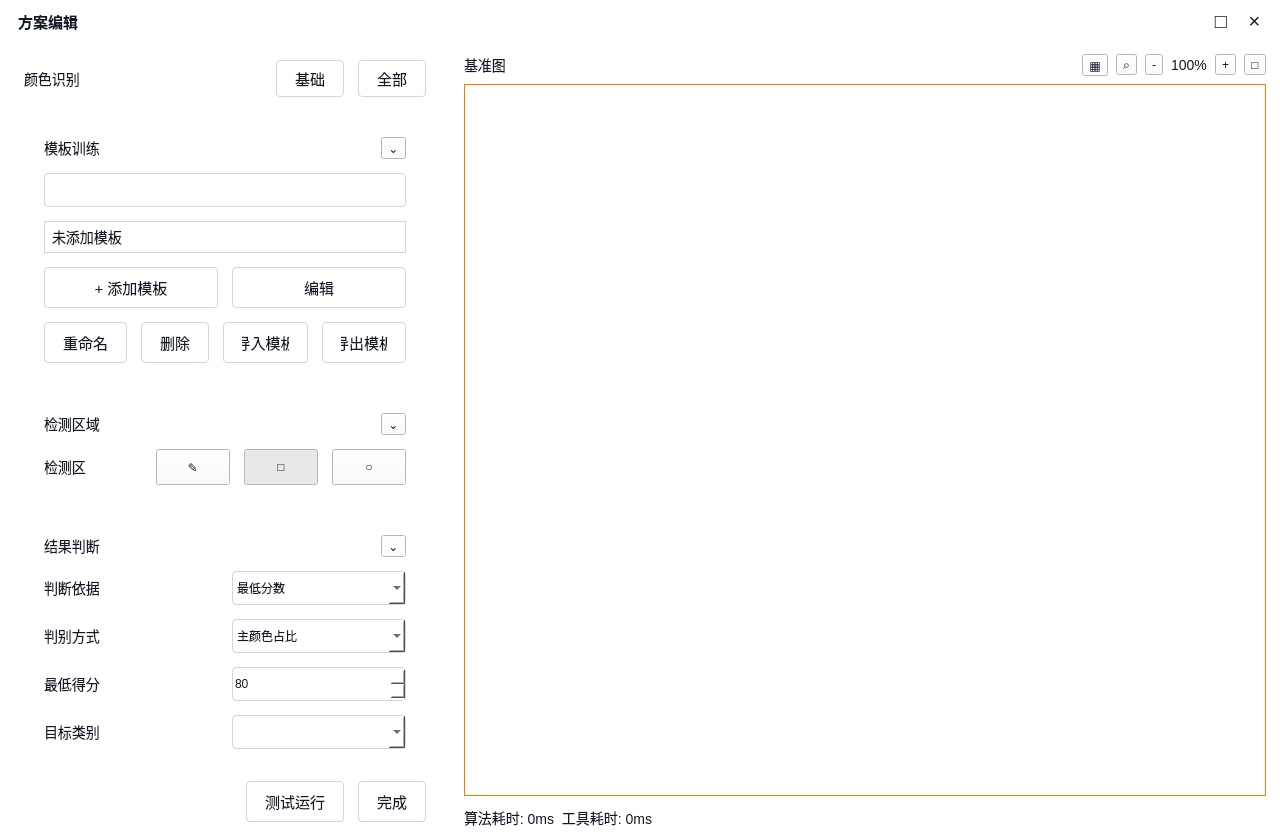
<?xml version="1.0" encoding="UTF-8"?>
<ui version="4.0">
 <class>ColorRecognitionDialog</class>
 <widget class="QDialog" name="ColorRecognitionDialog">
  <property name="geometry">
   <rect>
    <x>0</x>
    <y>0</y>
    <width>1280</width>
    <height>760</height>
   </rect>
  </property>
  <property name="windowTitle">
   <string>方案编辑 - 颜色识别</string>
  </property>
  <property name="styleSheet">
   <string notr="true">QDialog { background:#ffffff; color:#111827; }
QWidget { background:#ffffff; color:#111827; }
QFrame#headerFrame, QFrame#leftPanel, QFrame#previewPanel { background:#ffffff; color:#111827; }
QFrame[panelRole="configCard"] { background:#ffffff; color:#111827; border:1px solid #cfd6df; border-radius:6px; }
QLabel { background:#ffffff; color:#111827; font-size:14px; }
QLabel[role="cardTitle"] { background:#ffffff; color:#111827; font-size:17px; font-weight:700; }
QLabel[role="rowField"] { background:#ffffff; color:#111827; font-size:14px; }
QLabel#viewerTitleLabel, QLabel#viewerStatusLabel, QLabel#viewerZoomLabel { background:#ffffff; color:#111827; }
QPushButton { background:#ffffff; color:#111827; border:1px solid #cfd6df; border-radius:4px; padding:8px 18px; font-size:15px; }
QPushButton#finishButton, QPushButton#testRunButton, QPushButton[actionRole="secondary"], QPushButton[actionRole="plain"] { background:#ffffff; color:#111827; border:1px solid #cfd6df; border-radius:4px; }
QPushButton[actionRole="plain"] { padding:6px 12px; }
QPushButton#basicSegmentButton, QPushButton#allSegmentButton { background:#ffffff; color:#111827; border:1px solid #cfd6df; padding:6px 18px; }
QPushButton#basicSegmentButton:checked, QPushButton#allSegmentButton:checked { background:#ffffff; color:#111827; border-color:#ff7a00; }
QToolButton[role="collapseCard"] { background:#ffffff; border:1px solid #cfd6df; color:#111827; font-size:18px; min-width:50px; min-height:40px; }
QToolButton[actionRole="toolbarIcon"], QToolButton#viewerGridButton, QToolButton#viewerZoomSearchButton, QToolButton#viewerZoomOutButton, QToolButton#viewerZoomInButton, QToolButton#viewerFullButton { background:#ffffff; border:1px solid #cfd6df; border-radius:4px; color:#111827; min-width:34px; min-height:32px; }
QToolButton[actionRole="toolbarIcon"]:checked { background:#ffffff; border-color:#ff7a00; color:#111827; }
QListWidget, QComboBox, QSpinBox, QLineEdit { background:#ffffff; border:1px solid #cfd6df; border-radius:4px; min-height:32px; color:#111827; }
QListWidget#templateListWidget { font-size:14px; }
QComboBox QAbstractItemView, QListWidget::item { background:#ffffff; color:#111827; selection-background-color:#ffffff; selection-color:#111827; outline:0; }
QPushButton:disabled, QToolButton:disabled, QComboBox:disabled, QSpinBox:disabled, QLineEdit:disabled { background:#ffffff; color:#111827; border-color:#d7dde6; }
QGraphicsView { border:1px solid #ff7a00; background:#ffffff; color:#111827; }</string>
  </property>
  <layout class="QVBoxLayout" name="rootLayout">
   <property name="spacing"><number>0</number></property>
   <property name="leftMargin"><number>0</number></property>
   <property name="topMargin"><number>0</number></property>
   <property name="rightMargin"><number>0</number></property>
   <property name="bottomMargin"><number>0</number></property>
   <item>
    <widget class="QFrame" name="headerFrame">
     <property name="minimumSize">
      <size><width>0</width><height>42</height></size>
     </property>
     <layout class="QHBoxLayout" name="headerLayout">
      <property name="leftMargin"><number>18</number></property>
      <property name="rightMargin"><number>12</number></property>
      <item>
       <widget class="QLabel" name="headerTitleLabel">
        <property name="styleSheet"><string notr="true">background:#ffffff; color:#111827; font-size:15px; font-weight:600;</string></property>
        <property name="text"><string>方案编辑</string></property>
       </widget>
      </item>
      <item>
       <spacer name="headerSpacer">
        <property name="orientation"><enum>Qt::Horizontal</enum></property>
        <property name="sizeHint" stdset="0"><size><width>40</width><height>20</height></size></property>
       </spacer>
      </item>
      <item>
       <widget class="QToolButton" name="headerMaximizeButton">
        <property name="styleSheet"><string notr="true">background:#ffffff; color:#111827; border:0; font-size:20px;</string></property>
        <property name="text"><string>□</string></property>
       </widget>
      </item>
      <item>
       <widget class="QToolButton" name="headerCloseButton">
        <property name="styleSheet"><string notr="true">background:#ffffff; color:#111827; border:0; font-size:20px;</string></property>
        <property name="text"><string>×</string></property>
       </widget>
      </item>
     </layout>
    </widget>
   </item>
   <item>
    <layout class="QHBoxLayout" name="contentLayout">
     <property name="spacing"><number>0</number></property>
     <item>
      <widget class="QFrame" name="leftPanel">
       <property name="minimumSize"><size><width>390</width><height>0</height></size></property>
       <property name="maximumSize"><size><width>450</width><height>16777215</height></size></property>
       <layout class="QVBoxLayout" name="leftLayout">
        <property name="leftMargin"><number>24</number></property>
        <property name="topMargin"><number>18</number></property>
        <property name="rightMargin"><number>24</number></property>
        <property name="bottomMargin"><number>18</number></property>
        <property name="spacing"><number>14</number></property>
        <item>
         <layout class="QHBoxLayout" name="titleLayout">
          <item>
           <widget class="QLabel" name="dialogTitleLabel">
            <property name="text"><string>颜色识别</string></property>
            <property name="role" stdset="0"><string>cardTitle</string></property>
           </widget>
          </item>
          <item>
           <spacer name="titleSpacer">
            <property name="orientation"><enum>Qt::Horizontal</enum></property>
            <property name="sizeHint" stdset="0"><size><width>40</width><height>20</height></size></property>
           </spacer>
          </item>
          <item>
           <widget class="QPushButton" name="basicSegmentButton">
            <property name="text"><string>基础</string></property>
            <property name="checkable"><bool>true</bool></property>
           </widget>
          </item>
          <item>
           <widget class="QPushButton" name="allSegmentButton">
            <property name="text"><string>全部</string></property>
            <property name="checkable"><bool>true</bool></property>
           </widget>
          </item>
         </layout>
        </item>
        <item>
         <widget class="QStackedWidget" name="colorParamsStackedWidget">
          <widget class="QWidget" name="basicParamsPage">
           <layout class="QVBoxLayout" name="basicParamsLayout">
            <property name="leftMargin"><number>0</number></property>
            <property name="topMargin"><number>8</number></property>
            <property name="rightMargin"><number>0</number></property>
            <property name="bottomMargin"><number>0</number></property>
            <property name="spacing"><number>14</number></property>
            <item>
             <widget class="QFrame" name="templateCard">
              <property name="panelRole" stdset="0"><string>configCard</string></property>
              <layout class="QVBoxLayout" name="templateLayout">
               <property name="leftMargin"><number>20</number></property>
               <property name="topMargin"><number>18</number></property>
               <property name="rightMargin"><number>20</number></property>
               <property name="bottomMargin"><number>18</number></property>
               <property name="spacing"><number>14</number></property>
               <item>
                <layout class="QHBoxLayout" name="templateHeaderLayout">
                 <item><widget class="QLabel" name="templateTitleLabel"><property name="text"><string>模板训练</string></property><property name="role" stdset="0"><string>cardTitle</string></property></widget></item>
                 <item><spacer name="templateHeaderSpacer"><property name="orientation"><enum>Qt::Horizontal</enum></property><property name="sizeHint" stdset="0"><size><width>40</width><height>20</height></size></property></spacer></item>
                 <item><widget class="QToolButton" name="templateCollapseButton"><property name="text"><string>⌄</string></property><property name="role" stdset="0"><string>collapseCard</string></property></widget></item>
                </layout>
               </item>
               <item><widget class="QListWidget" name="templateListWidget"><property name="minimumHeight"><number>232</number></property></widget></item>
	               <item>
	                <widget class="QLabel" name="activeTemplateSummaryLabel">
	                 <property name="text"><string>未添加模板</string></property>
	                 <property name="wordWrap"><bool>true</bool></property>
	                 <property name="minimumHeight"><number>28</number></property>
	                 <property name="styleSheet"><string notr="true">background:#ffffff; color:#111827; border:1px solid #cfd6df; padding:4px;</string></property>
	                </widget>
	               </item>
               <item>
                <layout class="QHBoxLayout" name="templateButtonLayout">
                 <item><widget class="QPushButton" name="addTemplateButton"><property name="text"><string>+ 添加模板</string></property><property name="actionRole" stdset="0"><string>secondary</string></property></widget></item>
                 <item><widget class="QPushButton" name="editTemplateButton"><property name="text"><string>编辑</string></property><property name="actionRole" stdset="0"><string>plain</string></property></widget></item>
                </layout>
               </item>
               <item>
               <layout class="QHBoxLayout" name="templateManageButtonLayout">
                 <item><widget class="QPushButton" name="renameTemplateButton"><property name="text"><string>重命名</string></property><property name="actionRole" stdset="0"><string>plain</string></property></widget></item>
                 <item><widget class="QPushButton" name="deleteTemplateButton"><property name="text"><string>删除</string></property><property name="actionRole" stdset="0"><string>plain</string></property></widget></item>
                 <item><widget class="QPushButton" name="importTemplateButton"><property name="text"><string>导入模板</string></property><property name="actionRole" stdset="0"><string>plain</string></property></widget></item>
                 <item><widget class="QPushButton" name="exportTemplateButton"><property name="text"><string>导出模板</string></property><property name="actionRole" stdset="0"><string>plain</string></property></widget></item>
                </layout>
               </item>
              </layout>
             </widget>
            </item>
            <item>
             <widget class="QFrame" name="regionCard">
              <property name="panelRole" stdset="0"><string>configCard</string></property>
              <layout class="QVBoxLayout" name="regionLayout">
               <property name="leftMargin"><number>20</number></property>
               <property name="topMargin"><number>18</number></property>
               <property name="rightMargin"><number>20</number></property>
               <property name="bottomMargin"><number>18</number></property>
               <property name="spacing"><number>14</number></property>
               <item>
                <layout class="QHBoxLayout" name="regionHeaderLayout">
                 <item><widget class="QLabel" name="regionTitleLabel"><property name="text"><string>检测区域</string></property><property name="role" stdset="0"><string>cardTitle</string></property></widget></item>
                 <item><spacer name="regionHeaderSpacer"><property name="orientation"><enum>Qt::Horizontal</enum></property><property name="sizeHint" stdset="0"><size><width>40</width><height>20</height></size></property></spacer></item>
                 <item><widget class="QToolButton" name="regionCollapseButton"><property name="text"><string>⌄</string></property><property name="role" stdset="0"><string>collapseCard</string></property></widget></item>
                </layout>
               </item>
               <item>
                <layout class="QHBoxLayout" name="regionButtonLayout">
                 <item><widget class="QLabel" name="regionLabel"><property name="minimumWidth"><number>118</number></property><property name="text"><string>检测区</string></property><property name="role" stdset="0"><string>rowField</string></property></widget></item>
                 <item><spacer name="regionButtonSpacer"><property name="orientation"><enum>Qt::Horizontal</enum></property><property name="sizeHint" stdset="0"><size><width>20</width><height>20</height></size></property></spacer></item>
                 <item><widget class="QToolButton" name="regionDrawButton"><property name="minimumSize"><size><width>74</width><height>36</height></size></property><property name="text"><string>✎</string></property><property name="checkable"><bool>true</bool></property><property name="actionRole" stdset="0"><string>toolbarIcon</string></property></widget></item>
                 <item><widget class="QToolButton" name="regionRectButton"><property name="minimumSize"><size><width>74</width><height>36</height></size></property><property name="text"><string>□</string></property><property name="checkable"><bool>true</bool></property><property name="checked"><bool>true</bool></property><property name="actionRole" stdset="0"><string>toolbarIcon</string></property></widget></item>
                 <item><widget class="QToolButton" name="regionCircleButton"><property name="minimumSize"><size><width>74</width><height>36</height></size></property><property name="text"><string>○</string></property><property name="checkable"><bool>true</bool></property><property name="actionRole" stdset="0"><string>toolbarIcon</string></property></widget></item>
                </layout>
               </item>
              </layout>
             </widget>
            </item>
            <item>
             <widget class="QFrame" name="judgeCard">
              <property name="panelRole" stdset="0"><string>configCard</string></property>
              <layout class="QVBoxLayout" name="judgeLayout">
               <property name="leftMargin"><number>20</number></property>
               <property name="topMargin"><number>18</number></property>
               <property name="rightMargin"><number>20</number></property>
               <property name="bottomMargin"><number>18</number></property>
               <property name="spacing"><number>14</number></property>
               <item>
                <layout class="QHBoxLayout" name="judgeHeaderLayout">
                 <item><widget class="QLabel" name="judgeTitleLabel"><property name="text"><string>结果判断</string></property><property name="role" stdset="0"><string>cardTitle</string></property></widget></item>
                 <item><spacer name="judgeHeaderSpacer"><property name="orientation"><enum>Qt::Horizontal</enum></property><property name="sizeHint" stdset="0"><size><width>40</width><height>20</height></size></property></spacer></item>
                 <item><widget class="QToolButton" name="judgeCollapseButton"><property name="text"><string>⌄</string></property><property name="role" stdset="0"><string>collapseCard</string></property></widget></item>
                </layout>
               </item>
               <item>
                <layout class="QHBoxLayout" name="resultBasisLayout">
                 <item><widget class="QLabel" name="resultBasisLabel"><property name="minimumWidth"><number>118</number></property><property name="text"><string>判断依据</string></property><property name="role" stdset="0"><string>rowField</string></property></widget></item>
                 <item><widget class="QComboBox" name="resultBasisComboBox"><item><property name="text"><string>最低分数</string></property></item><item><property name="text"><string>类别判断</string></property></item></widget></item>
                </layout>
               </item>
               <item>
                <layout class="QHBoxLayout" name="colorDecisionModeLayout">
                 <item><widget class="QLabel" name="colorDecisionModeLabel"><property name="minimumWidth"><number>118</number></property><property name="text"><string>判别方式</string></property><property name="role" stdset="0"><string>rowField</string></property></widget></item>
                 <item><widget class="QComboBox" name="colorDecisionModeComboBox"><item><property name="text"><string>主颜色占比</string></property></item><item><property name="text"><string>整体相似度</string></property></item></widget></item>
                </layout>
               </item>
               <item>
                <layout class="QHBoxLayout" name="minScoreLayout">
                 <item><widget class="QLabel" name="minScoreLabel"><property name="minimumWidth"><number>118</number></property><property name="text"><string>最低得分</string></property><property name="role" stdset="0"><string>rowField</string></property></widget></item>
                 <item><widget class="QSpinBox" name="minScoreSpinBox"><property name="maximum"><number>100</number></property><property name="value"><number>80</number></property></widget></item>
                </layout>
               </item>
               <item>
                <layout class="QHBoxLayout" name="expectedLabelLayout">
                 <item><widget class="QLabel" name="expectedLabelTitleLabel"><property name="minimumWidth"><number>118</number></property><property name="text"><string>目标类别</string></property><property name="role" stdset="0"><string>rowField</string></property></widget></item>
                 <item><widget class="QComboBox" name="expectedLabelComboBox"/></item>
                </layout>
               </item>
              </layout>
             </widget>
            </item>
            <item><spacer name="basicParamsSpacer"><property name="orientation"><enum>Qt::Vertical</enum></property><property name="sizeHint" stdset="0"><size><width>20</width><height>40</height></size></property></spacer></item>
           </layout>
          </widget>
          <widget class="QWidget" name="allParamsPage">
           <layout class="QVBoxLayout" name="allParamsLayout">
            <property name="leftMargin"><number>0</number></property>
            <property name="topMargin"><number>8</number></property>
            <property name="rightMargin"><number>0</number></property>
            <property name="bottomMargin"><number>0</number></property>
            <property name="spacing"><number>14</number></property>
            <item>
             <widget class="QFrame" name="allTemplateCard">
              <property name="panelRole" stdset="0"><string>configCard</string></property>
              <layout class="QVBoxLayout" name="allTemplateLayout">
               <property name="leftMargin"><number>20</number></property>
               <property name="topMargin"><number>18</number></property>
               <property name="rightMargin"><number>20</number></property>
               <property name="bottomMargin"><number>18</number></property>
               <property name="spacing"><number>14</number></property>
               <item><widget class="QLabel" name="allTemplateTitleLabel"><property name="text"><string>当前模板</string></property><property name="role" stdset="0"><string>cardTitle</string></property></widget></item>
               <item><widget class="QLabel" name="allTemplateSummaryLabel"><property name="text"><string>未添加模板</string></property><property name="wordWrap"><bool>true</bool></property></widget></item>
              </layout>
             </widget>
            </item>
            <item><spacer name="allParamsSpacer"><property name="orientation"><enum>Qt::Vertical</enum></property><property name="sizeHint" stdset="0"><size><width>20</width><height>40</height></size></property></spacer></item>
           </layout>
          </widget>
         </widget>
        </item>
        <item>
         <layout class="QHBoxLayout" name="bottomButtonLayout">
          <item><spacer name="bottomButtonSpacer"><property name="orientation"><enum>Qt::Horizontal</enum></property><property name="sizeHint" stdset="0"><size><width>40</width><height>20</height></size></property></spacer></item>
          <item><widget class="QPushButton" name="testRunButton"><property name="text"><string>测试运行</string></property></widget></item>
          <item><widget class="QPushButton" name="finishButton"><property name="text"><string>完成</string></property></widget></item>
         </layout>
        </item>
       </layout>
      </widget>
     </item>
     <item>
      <widget class="QFrame" name="previewPanel">
       <layout class="QVBoxLayout" name="previewLayout">
        <property name="leftMargin"><number>14</number></property>
        <property name="topMargin"><number>12</number></property>
        <property name="rightMargin"><number>14</number></property>
        <property name="bottomMargin"><number>8</number></property>
        <property name="spacing"><number>8</number></property>
        <item>
         <layout class="QHBoxLayout" name="viewerHeaderLayout">
          <item><widget class="QLabel" name="viewerTitleLabel"><property name="text"><string>基准图</string></property></widget></item>
          <item><spacer name="viewerHeaderSpacer"><property name="orientation"><enum>Qt::Horizontal</enum></property><property name="sizeHint" stdset="0"><size><width>40</width><height>20</height></size></property></spacer></item>
          <item><widget class="QToolButton" name="viewerGridButton"><property name="text"><string>▦</string></property></widget></item>
          <item><widget class="QToolButton" name="viewerZoomSearchButton"><property name="text"><string>⌕</string></property></widget></item>
          <item><widget class="QToolButton" name="viewerZoomOutButton"><property name="text"><string>-</string></property></widget></item>
          <item><widget class="QLabel" name="viewerZoomLabel"><property name="text"><string>100%</string></property></widget></item>
          <item><widget class="QToolButton" name="viewerZoomInButton"><property name="text"><string>+</string></property></widget></item>
          <item><widget class="QToolButton" name="viewerFullButton"><property name="text"><string>□</string></property></widget></item>
         </layout>
        </item>
        <item><widget class="QGraphicsView" name="previewGraphicsView"/></item>
        <item>
         <widget class="QLabel" name="viewerStatusLabel">
          <property name="minimumSize"><size><width>0</width><height>28</height></size></property>
          <property name="text"><string>算法耗时: 0ms  工具耗时: 0ms</string></property>
         </widget>
        </item>
       </layout>
      </widget>
     </item>
    </layout>
   </item>
  </layout>
 </widget>
 <resources/>
 <connections/>
</ui>
